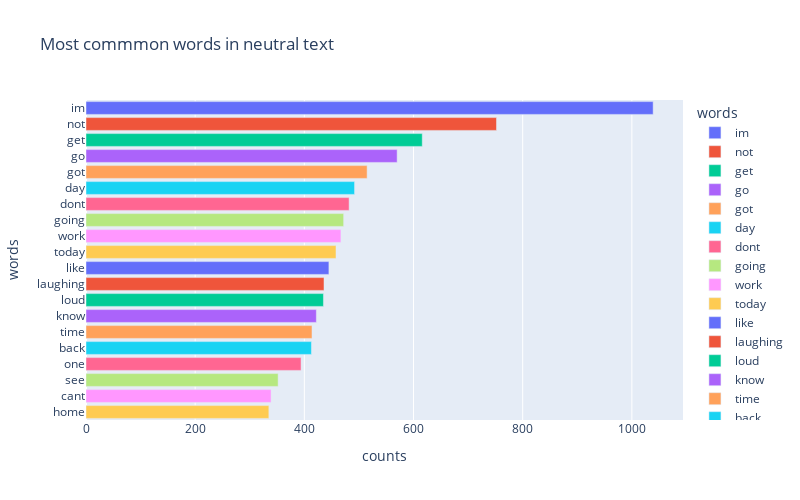

The code cell stored with this chart in its notebook:
### Code cell
df_positive = pd.DataFrame(Counter(
            chain.from_iterable(neutral_tweets.selected_text.str.split())).most_common(20), 
                 columns=['words', 'counts'])

fig = px.bar(df_positive, x="counts", y="words", 
             title='Most commmon words in neutral text', 
             orientation='h', width=800, height=500, color='words')
fig.show()

### Figure 1 — Plotly figure (JSON) as saved in the notebook; plotly's stock layout.template omitted (floating-point values rounded to 4 significant figures)
{"data": [{"alignmentgroup": "True", "hovertemplate": "words=%{y}<br>counts=%{x}<extra></extra>", "legendgroup": "im", "marker": {"color": "#636efa"}, "name": "im", "offsetgroup": "im", "orientation": "h", "showlegend": true, "textposition": "auto", "type": "bar", "x": [1039], "xaxis": "x", "y": ["im"], "yaxis": "y"}, {"alignmentgroup": "True", "hovertemplate": "words=%{y}<br>counts=%{x}<extra></extra>", "legendgroup": "not", "marker": {"color": "#EF553B"}, "name": "not", "offsetgroup": "not", "orientation": "h", "showlegend": true, "textposition": "auto", "type": "bar", "x": [752], "xaxis": "x", "y": ["not"], "yaxis": "y"}, {"alignmentgroup": "True", "hovertemplate": "words=%{y}<br>counts=%{x}<extra></extra>", "legendgroup": "get", "marker": {"color": "#00cc96"}, "name": "get", "offsetgroup": "get", "orientation": "h", "showlegend": true, "textposition": "auto", "type": "bar", "x": [616], "xaxis": "x", "y": ["get"], "yaxis": "y"}, {"alignmentgroup": "True", "hovertemplate": "words=%{y}<br>counts=%{x}<extra></extra>", "legendgroup": "go", "marker": {"color": "#ab63fa"}, "name": "go", "offsetgroup": "go", "orientation": "h", "showlegend": true, "textposition": "auto", "type": "bar", "x": [570], "xaxis": "x", "y": ["go"], "yaxis": "y"}, {"alignmentgroup": "True", "hovertemplate": "words=%{y}<br>counts=%{x}<extra></extra>", "legendgroup": "got", "marker": {"color": "#FFA15A"}, "name": "got", "offsetgroup": "got", "orientation": "h", "showlegend": true, "textposition": "auto", "type": "bar", "x": [515], "xaxis": "x", "y": ["got"], "yaxis": "y"}, {"alignmentgroup": "True", "hovertemplate": "words=%{y}<br>counts=%{x}<extra></extra>", "legendgroup": "day", "marker": {"color": "#19d3f3"}, "name": "day", "offsetgroup": "day", "orientation": "h", "showlegend": true, "textposition": "auto", "type": "bar", "x": [492], "xaxis": "x", "y": ["day"], "yaxis": "y"}, {"alignmentgroup": "True", "hovertemplate": "words=%{y}<br>counts=%{x}<extra></extra>", "legendgroup": "dont", "marker": {"color": "#FF6692"}, "name": "dont", "offsetgroup": "dont", "orientation": "h", "showlegend": true, "textposition": "auto", "type": "bar", "x": [482], "xaxis": "x", "y": ["dont"], "yaxis": "y"}, {"alignmentgroup": "True", "hovertemplate": "words=%{y}<br>counts=%{x}<extra></extra>", "legendgroup": "going", "marker": {"color": "#B6E880"}, "name": "going", "offsetgroup": "going", "orientation": "h", "showlegend": true, "textposition": "auto", "type": "bar", "x": [472], "xaxis": "x", "y": ["going"], "yaxis": "y"}, {"alignmentgroup": "True", "hovertemplate": "words=%{y}<br>counts=%{x}<extra></extra>", "legendgroup": "work", "marker": {"color": "#FF97FF"}, "name": "work", "offsetgroup": "work", "orientation": "h", "showlegend": true, "textposition": "auto", "type": "bar", "x": [467], "xaxis": "x", "y": ["work"], "yaxis": "y"}, {"alignmentgroup": "True", "hovertemplate": "words=%{y}<br>counts=%{x}<extra></extra>", "legendgroup": "today", "marker": {"color": "#FECB52"}, "name": "today", "offsetgroup": "today", "orientation": "h", "showlegend": true, "textposition": "auto", "type": "bar", "x": [458], "xaxis": "x", "y": ["today"], "yaxis": "y"}, {"alignmentgroup": "True", "hovertemplate": "words=%{y}<br>counts=%{x}<extra></extra>", "legendgroup": "like", "marker": {"color": "#636efa"}, "name": "like", "offsetgroup": "like", "orientation": "h", "showlegend": true, "textposition": "auto", "type": "bar", "x": [445], "xaxis": "x", "y": ["like"], "yaxis": "y"}, {"alignmentgroup": "True", "hovertemplate": "words=%{y}<br>counts=%{x}<extra></extra>", "legendgroup": "laughing", "marker": {"color": "#EF553B"}, "name": "laughing", "offsetgroup": "laughing", "orientation": "h", "showlegend": true, "textposition": "auto", "type": "bar", "x": [436], "xaxis": "x", "y": ["laughing"], "yaxis": "y"}, {"alignmentgroup": "True", "hovertemplate": "words=%{y}<br>counts=%{x}<extra></extra>", "legendgroup": "loud", "marker": {"color": "#00cc96"}, "name": "loud", "offsetgroup": "loud", "orientation": "h", "showlegend": true, "textposition": "auto", "type": "bar", "x": [435], "xaxis": "x", "y": ["loud"], "yaxis": "y"}, {"alignmentgroup": "True", "hovertemplate": "words=%{y}<br>counts=%{x}<extra></extra>", "legendgroup": "know", "marker": {"color": "#ab63fa"}, "name": "know", "offsetgroup": "know", "orientation": "h", "showlegend": true, "textposition": "auto", "type": "bar", "x": [422], "xaxis": "x", "y": ["know"], "yaxis": "y"}, {"alignmentgroup": "True", "hovertemplate": "words=%{y}<br>counts=%{x}<extra></extra>", "legendgroup": "time", "marker": {"color": "#FFA15A"}, "name": "time", "offsetgroup": "time", "orientation": "h", "showlegend": true, "textposition": "auto", "type": "bar", "x": [414], "xaxis": "x", "y": ["time"], "yaxis": "y"}, {"alignmentgroup": "True", "hovertemplate": "words=%{y}<br>counts=%{x}<extra></extra>", "legendgroup": "back", "marker": {"color": "#19d3f3"}, "name": "back", "offsetgroup": "back", "orientation": "h", "showlegend": true, "textposition": "auto", "type": "bar", "x": [413], "xaxis": "x", "y": ["back"], "yaxis": "y"}, {"alignmentgroup": "True", "hovertemplate": "words=%{y}<br>counts=%{x}<extra></extra>", "legendgroup": "one", "marker": {"color": "#FF6692"}, "name": "one", "offsetgroup": "one", "orientation": "h", "showlegend": true, "textposition": "auto", "type": "bar", "x": [394], "xaxis": "x", "y": ["one"], "yaxis": "y"}, {"alignmentgroup": "True", "hovertemplate": "words=%{y}<br>counts=%{x}<extra></extra>", "legendgroup": "see", "marker": {"color": "#B6E880"}, "name": "see", "offsetgroup": "see", "orientation": "h", "showlegend": true, "textposition": "auto", "type": "bar", "x": [352], "xaxis": "x", "y": ["see"], "yaxis": "y"}, {"alignmentgroup": "True", "hovertemplate": "words=%{y}<br>counts=%{x}<extra></extra>", "legendgroup": "cant", "marker": {"color": "#FF97FF"}, "name": "cant", "offsetgroup": "cant", "orientation": "h", "showlegend": true, "textposition": "auto", "type": "bar", "x": [339], "xaxis": "x", "y": ["cant"], "yaxis": "y"}, {"alignmentgroup": "True", "hovertemplate": "words=%{y}<br>counts=%{x}<extra></extra>", "legendgroup": "home", "marker": {"color": "#FECB52"}, "name": "home", "offsetgroup": "home", "orientation": "h", "showlegend": true, "textposition": "auto", "type": "bar", "x": [335], "xaxis": "x", "y": ["home"], "yaxis": "y"}], "layout": {"barmode": "relative", "height": 500, "legend": {"title": {"text": "words"}, "tracegroupgap": 0}, "title": {"text": "Most commmon words in neutral text"}, "width": 800, "xaxis": {"anchor": "y", "domain": [0, 1], "title": {"text": "counts"}}, "yaxis": {"anchor": "x", "categoryarray": ["home", "cant", "see", "one", "back", "time", "know", "loud", "laughing", "like", "today", "work", "going", "dont", "day", "got", "go", "get", "not", "im"], "categoryorder": "array", "domain": [0, 1], "title": {"text": "words"}}}}
